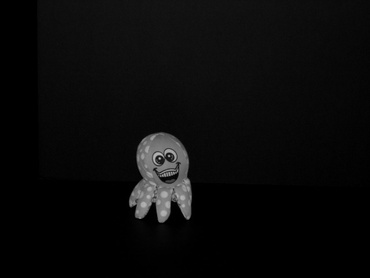
//> input picture Lab1/octo1.jpg, 370 x 278 px, shrunk from 640 x 480 before the run
$ ./main   (built with g++ and OpenCV 4)
//> lines starting //> are read from the running program, lines starting //| are printed output that depends on the picture; after the words box and inside, x2 and y2 are one past the last pixel; in counts of white or black regions, pixels touching at a corner belong together
#include <opencv2/core/core.hpp>
#include <opencv2/highgui/highgui.hpp>
#include <iostream>
using namespace cv;
using namespace std;


// [82 lines left out: functions ImageStatistics, ImageInversion, ImageFlipVertical, ImageFlipHorizontal, not called in this run]

void ImageMerge(){
    Mat image2;
    Mat image;
    Mat image3;
    image = cv::imread("octo1.jpg",0);
//> image is the input picture: 278 rows x 370 cols, CV_8UC1; min 0, max 193, mean 10.3
    image2 = cv::imread("octo2.jpg",0);
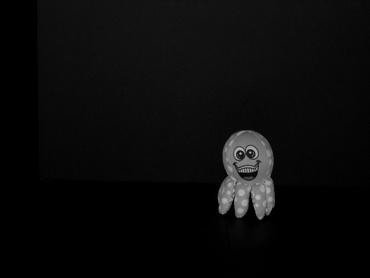
//> input picture Lab1/octo2.jpg, 370 x 278 px, shrunk from 640 x 480 before the run
//> image2 is the input picture: 278 rows x 370 cols, CV_8UC1; min 0, max 191, mean 10.8
    image3 = cv::imread("octo2.jpg", 0); //will get overwritten

    namedWindow("Display Window 1", CV_WINDOW_AUTOSIZE);
    namedWindow("Display Window 2", CV_WINDOW_AUTOSIZE);
    namedWindow("Display Window 3", CV_WINDOW_AUTOSIZE);

    int a, b;
    //images are same size so can use dimensions of the first image
    for(int i = 0; i<image.rows; i++){
        for(int j= 0; j<image.cols; j++){
            a = image.at<uchar>(i, j);
            b = image2.at<uchar>(i,j);
            if(a > b)   image3.at<uchar>(i,j) = a; // takes the max. image3 started as a clone of "b"
        }
    }
//> this loop made 278 passes
//> (a, b) on passes 1 to 3: (10, 9), (9, 10), (10, 11)
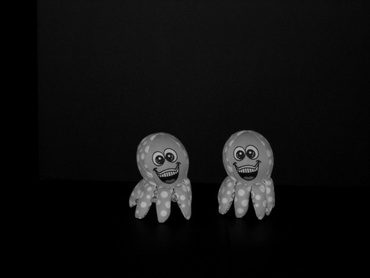
//> image3: 278 rows x 370 cols, CV_8UC1; 11.06% of pixels changed, all inside (x1, y1, x2, y2) = (32, 0, 370, 278)
//> after the loop, a = 0; b = 0
    imshow("Display Window 1", image);
    imshow("Display Window 2", image2);
    imshow("Display Window 3", image3);
}

// [59 lines left out: functions ImageDifference, main, not called in this run]

// added to run one function of the file
int main() { ImageMerge(); }
